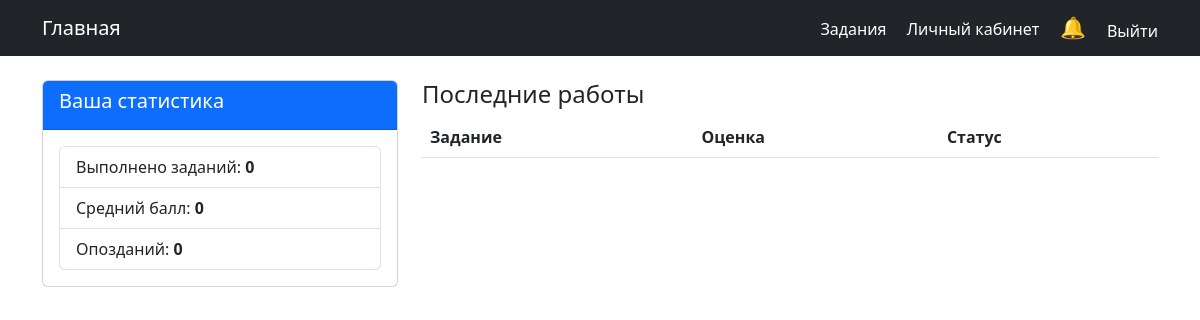
The app's page /users/student_profile/ (signed in), older data.
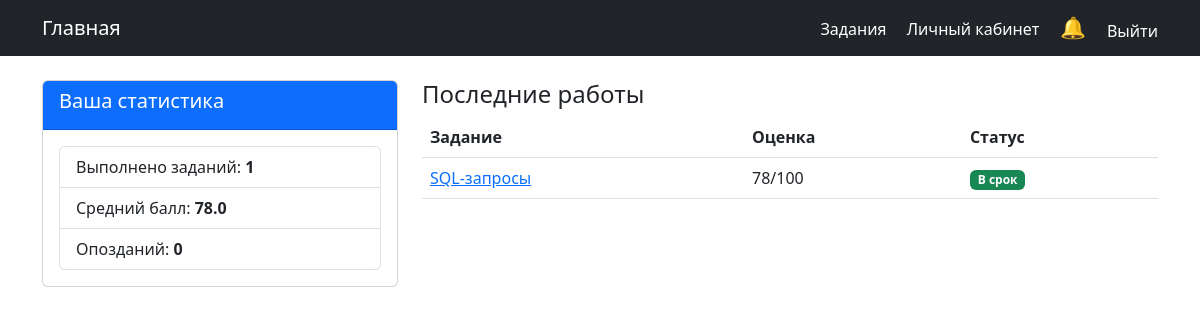
The same page, newer data.
### assignments/models.py (models this page shows, shortened)
class Submission(models.Model):
    assignment = models.ForeignKey(Assignment, on_delete=models.CASCADE, related_name='submissions')
    student = models.ForeignKey(User, on_delete=models.CASCADE, related_name='submissions')
    file = models.FileField(upload_to=submission_file_path)
    submitted_at = models.DateTimeField(auto_now_add=True)
    grade = models.IntegerField(null=True, blank=True, verbose_name="Оценка")
    feedback = models.TextField(blank=True, verbose_name="Комментарий")
    is_late = models.BooleanField(default=False)

class Assignment(models.Model):
    STATUS_CHOICES = [
        ('draft', 'Черновик'),
        ('published', 'Опубликовано'),
    ]
    title = models.CharField(max_length=200)
    description = models.TextField()
    created_at = models.DateTimeField(auto_now_add=True)
    due_date = models.DateTimeField()
    created_by = models.ForeignKey(User, on_delete=models.CASCADE, related_name='assignments')
    status = models.CharField(max_length=10, choices=STATUS_CHOICES, default='draft')
    max_score = models.IntegerField(default=100, verbose_name="Максимальный балл")  # Добавьте это поле

### users/views.py (the view)
# urls.py: path('student_profile/', StudentProfileView.as_view(), name='student-profile'),
class StudentProfileView(LoginRequiredMixin, UserPassesTestMixin, TemplateView):
    template_name = 'users/student_profile.html'
    def test_func(self):
        return self.request.user.is_student
    def get_context_data(self, **kwargs):
        context = super().get_context_data(**kwargs)
        student = self.request.user
        submissions = Submission.objects.filter(student=student).select_related('assignment')
        completed = submissions.count()
        avg_grade = submissions.aggregate(avg=Avg('grade'))['avg'] or 0
        context.update({
            'submissions': submissions,
            'completed_assignments': completed,
            'avg_grade': round(avg_grade, 1),
            'late_submissions': submissions.filter(is_late=True).count()
        })
        return context

### notifications/context_processors.py (called while the page is built)
def unread_notifications(request):
    if request.user.is_authenticated:
        unread_notes = Notification.objects.filter(user=request.user, is_read=False)
        all_notes = Notification.objects.filter(user=request.user)
    else:
        unread_notes = []
        all_notes = []
    return {
        'unread_notes': unread_notes,
        'all_notes': all_notes,
    }

### templates/users/student_profile.html
{% extends 'base.html' %}
{% block content %}
<div class="row">
    <div class="col-md-4">
        <div class="card mb-4">
            <div class="card-header bg-primary text-white">
                <h5>Ваша статистика</h5>
            </div>
            <div class="card-body">
                <ul class="list-group">
                    <li class="list-group-item">
                        Выполнено заданий: <strong>{{ completed_assignments }}</strong>
                    </li>
                    <li class="list-group-item">
                        Средний балл: <strong>{{ avg_grade }}</strong>
                    </li>
                    <li class="list-group-item">
                        Опозданий: <strong>{{ late_submissions }}</strong>
                    </li>
                </ul>
            </div>
        </div>
    </div>
    <div class="col-md-8">
        <h4>Последние работы</h4>
        <table class="table">
            <thead>
                <tr>
                    <th>Задание</th>
                    <th>Оценка</th>
                    <th>Статус</th>
                </tr>
            </thead>
            <tbody>
                {% for sub in submissions %}
                <tr>
                    <td>
                        <a href="{% url 'assignment-detail' pk=sub.assignment.pk %}">
                            {{ sub.assignment.title }}
                        </a>
                    </td>
                    <td>
                        {% if sub.grade %}
                            {{ sub.grade }}/{{ sub.assignment.max_score }}
                        {% else %}
                            <span class="text-muted">Не оценено</span>
                        {% endif %}
                    </td>
                    <td>
                        {% if sub.is_late %}
                            <span class="badge bg-danger">С опозданием</span>
                        {% else %}
                            <span class="badge bg-success">В срок</span>
                        {% endif %}
                    </td>
                </tr>
                {% endfor %}
            </tbody>
        </table>
    </div>
</div>
{% endblock %}

Row changes from the older to the newer data that the page shows:
added Submission: assignment "SQL-запросы", grade "78", assignment.max_score "100", is_late "В срок"
Text that changed along with them:
{{ completed_assignments }}: "0" → "1"
{{ avg_grade }}: "0" → "78.0"
